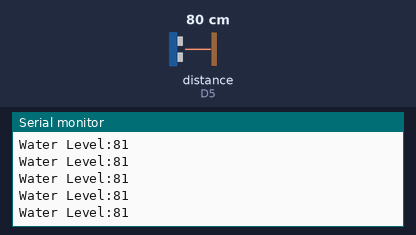
Recording of a sketch running on a simulated ESP8266 (NodeMCU). Shown: the last lines printed to the serial monitor. The test bench sets the inputs (shaded band); at power-on: distance to the obstacle (sensor on D5) 80 cm. The echo pulse lasts 58.3 µs per cm.

Above: at 1.2 s.
1.3 s: distance to the obstacle (sensor on D5) set to 2 cm
At 1.59 s:
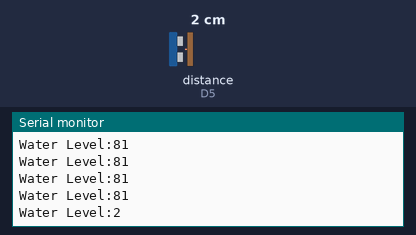
2.8 s: distance to the obstacle (sensor on D5) set to 4 cm
At 2.8 s:
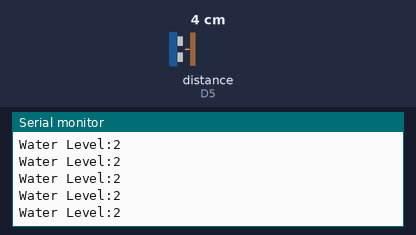
Timing chart, 0 to 5.8 s (numbered marks = the images above; inputs shaded):
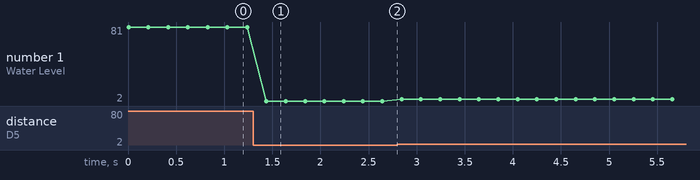

Measured:
- after the input at 1.3 s, the serial monitor: prints a new line after 0.14 s (image 1)
- plotted number 1: 81 → 2 after the input at 1.3 s, 2 → 4 after the input at 2.8 s

The sketch:

UltrasonicSensor.ino
```cpp
#include <NewPing.h>                                                                 //UltraSonic library.

int trig = D6 ;                                                                     // Variable for U_Sonic, depend in the pin you connect.
int echo = D5 ;                                                                     // Variable for U_Sonic, depend in the pin you connect.
int max_dis = 200 ;                                                                 // Variable for U_Sonic.
NewPing sonic (trig , echo , max_dis);                                              // Variables in library(parameters).

void setup() { // code here, to run once:

Serial.begin(9600);                                                                 // Debug console
}

void loop() {  // code here, to run repeatedly:

  int us = sonic.ping();                                                            // Variable in library to mathematical calculate.
  int dis = us / US_ROUNDTRIP_CM ;                                                  // compelete equation of calculate bring (CM).

  Serial.print("Water Level:");                                                     // printing Text.
  Serial.println(dis);                                                              // printing int. Variable.
  delay(200);                                                                       // delay time.
}
```
